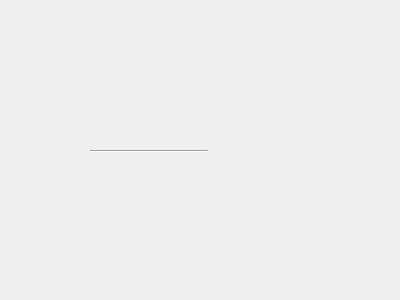
<?xml version="1.0" encoding="UTF-8"?>
<ui version="4.0">
 <class>Form</class>
 <widget class="QWidget" name="Form">
  <property name="geometry">
   <rect>
    <x>0</x>
    <y>0</y>
    <width>400</width>
    <height>300</height>
   </rect>
  </property>
  <property name="windowTitle">
   <string>Form</string>
  </property>
  <widget class="Line" name="line">
   <property name="geometry">
    <rect>
     <x>90</x>
     <y>150</y>
     <width>118</width>
     <height>3</height>
    </rect>
   </property>
   <property name="orientation">
    <enum>Qt::Horizontal</enum>
   </property>
  </widget>
 </widget>
 <resources/>
 <connections/>
</ui>
